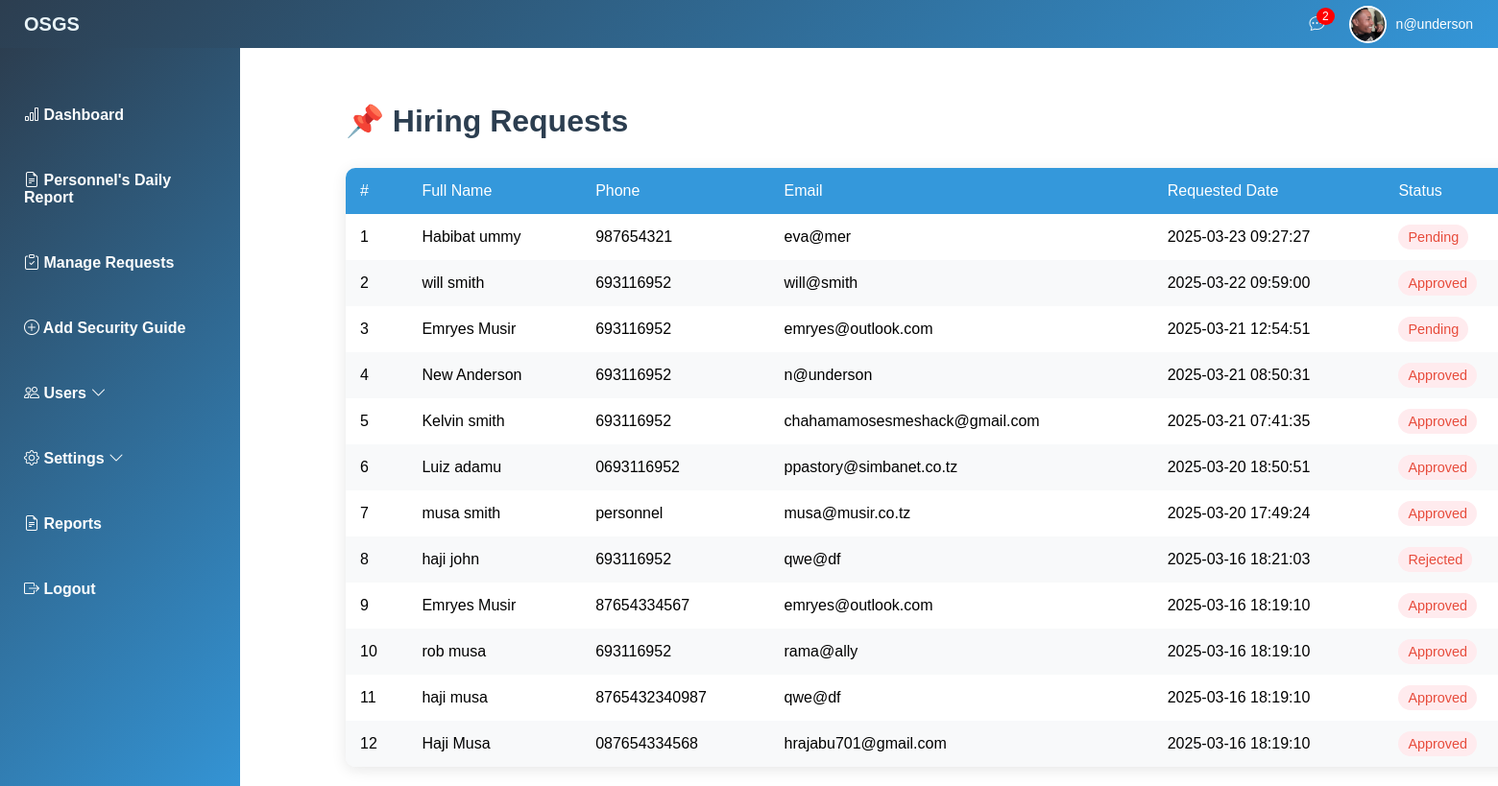
The app's page /admin/hiring_request.php (signed in) with its own data.
### tables this page shows
CREATE TABLE `hiring_requests` (
  `BookingNumber` int(20) NOT NULL,
  `id` int(11) NOT NULL,
  `first_name` varchar(100) DEFAULT NULL,
  `last_name` varchar(100) DEFAULT NULL,
  `email` varchar(100) DEFAULT NULL,
  `phone` varchar(20) DEFAULT NULL,
  `requirement_number` int(11) DEFAULT NULL,
  `shift` varchar(50) DEFAULT NULL,
  `gender` varchar(20) DEFAULT NULL,
  `address` text DEFAULT NULL,
  `created_at` timestamp NOT NULL DEFAULT current_timestamp(),
  `requested_date` timestamp NOT NULL DEFAULT current_timestamp(),
  `status` enum('Pending','Approved','Rejected') DEFAULT 'Pending',
  `role` varchar(22) NOT NULL DEFAULT 'personnel',
  `registration_date` date DEFAULT NULL,
  `id_type` varchar(50) DEFAULT NULL,
  `id_number` varchar(50) DEFAULT NULL,
  `id_image` varchar(255) DEFAULT NULL,
  `password` varchar(255) DEFAULT NULL,
  `first_login` tinyint(1) DEFAULT 1,
  `token_display` varchar(255) NOT NULL
);

### admin/hiring_request.php (the view, shortened to what this page needs)
<?php include 'header.php'; ?>
<?php include '../db_connection.php'; ?>
    <h2 class="page-title">📌 Hiring Requests</h2>
    <div class="request-table">
        <div class="table-container">
            <table>
                <thead>
                    <tr>
                        <th>#</th>
                        <th>Full Name</th>
                        <th>Phone</th>
                        <th>Email</th>
                        <th>Requested Date</th>
                        <th>Status</th>
                    </tr>
                </thead>
                <tbody>
                    <?php
                    $sql = "SELECT id, CONCAT(first_name, ' ', last_name) AS fullname, phone, email, requested_date, status FROM hiring_requests ORDER BY requested_date DESC";
                    $result = mysqli_query($conn, $sql);
                    $count = 1;
                    while ($row = mysqli_fetch_assoc($result)) {
                        $status_class = ($row['status'] == 'pending') ? 'pending' :
                                        (($row['status'] == 'approved') ? 'approved' : 'rejected');
                        echo "<tr>
                                <td>{$count}</td>
                                <td>{$row['fullname']}</td>
                                <td>{$row['phone']}</td>
                                <td>{$row['email']}</td>
                                <td>{$row['requested_date']}</td>
                                <td><span class='status {$status_class}'>{$row['status']}</span></td>
                                <td>
                                    <a href='approve_request.php?id={$row['id']}' class='btn approve'>Approve</a>
                                    <a href='reject_request.php?id={$row['id']}' class='btn reject'>Reject</a>
                                </td>
                              </tr>";
                        $count++;
                    }
                    ?>
                </tbody>
            </table>
        </div>
    </div>
<?php include 'footer.php'; ?>

### admin/header.php (shortened to what this page needs)
<?php
include '../db_connection.php';
$userId = $_SESSION['user_id'];
$stmt = $conn->prepare("SELECT email, id_image FROM hiring_requests WHERE id = ?");
$stmt->bind_param("i", $userId);
$stmt->execute();
$result = $stmt->get_result();
$user = $result->fetch_assoc();
$profileImage = !empty($user['id_image']) ? $user['id_image'] : "default-avatar.jpg";
$pendingStmt = $conn->prepare("SELECT COUNT(*) as pending_count FROM hiring_requests WHERE status = 'pending'");
$pendingStmt->execute();
$pendingResult = $pendingStmt->get_result();
$pendingRequests = $pendingResult->fetch_assoc()['pending_count'];
?>
<!DOCTYPE html>
<html lang="en">
<head>
    <link rel="stylesheet" href="styles.css">
    <link rel="stylesheet" href="https://cdnjs.cloudflare.com/ajax/libs/font-awesome/6.0.0/css/all.min.css">
    <link rel="stylesheet" href="https://cdn.jsdelivr.net/npm/bootstrap-icons/font/bootstrap-icons.css">
</head>
<body>
<header class="admin-header">
    <span class="logo">OSGS</span>
    <div class="header-right">
        <div class="notification-icon">
            <i class="bi bi-chat-dots"></i>
            <span class="badge"><?php echo $pendingRequests; ?></span>
        </div>
        <div class="user-profile">
            <img src="<?php echo $profileImage; ?>" alt="User" class="user-image">
            <span class="user-email"><?php echo htmlspecialchars($user['email']); ?></span>
        </div>
    </div>
</header>
<nav class="admin-sidebar">
<ul>
        <li><a href="dashboard.php"><i class="bi bi-bar-chart"></i> Dashboard</a></li>
        <li><a href="daily_report.php"><i class="bi bi-file-earmark-text"></i>  Personnel's Daily Report</a></li>
        <li><a href="hiring_request.php"><i class="bi bi-clipboard-check"></i> Manage Requests</a></li>
        <li><a href="add_security_guide.php"><i class="bi bi-plus-circle"></i> Add Security Guide</a></li>
        <li>
            <a href="#"><i class="bi bi-people"></i> Users <i class="bi bi-chevron-down"></i></a>
        </li>
        <li>
            <a href="#"><i class="bi bi-gear"></i> Settings <i class="bi bi-chevron-down"></i></a>
        </li>
        <li><a href="reports.php"><i class="bi bi-file-earmark-text"></i> Reports</a></li>
        <li><a href="logout.php"><i class="bi bi-box-arrow-right"></i> Logout</a></li>
    </ul>
</nav>
<div class="admin-content">

### admin/styles.css (style rules this page uses)
body { margin: 0; padding: 0; font-family: Arial, sans-serif; display: flex; }
.logo { font-size: 20px; font-weight: bold; }
.admin-header { background: linear-gradient(135deg, #2c3e50 0%, #3498db 100%); color: rgb(233, 244, 248); display: flex; align-items: center; padding: 15px; position: fixed; width: 100%; height: 20px; top: 0; left: 0; z-index: 1000; }
.logo { font-size: 20px; font-weight: bold; margin-left: 10px; }
.header-right { display: flex; align-items: center; gap: 25px; margin-left: auto; }
.notification-icon { position: relative; cursor: pointer; }
.badge { position: absolute; top: -8px; right: -10px; background: red; color: white; border-radius: 50%; padding: 2px 6px; font-size: 12px; }
.user-profile { display: flex; align-items: center; gap: 10px; }
.user-image { width: 35px; height: 35px; border-radius: 50%; object-fit: cover; border: 2px solid white; }
.user-email { color: white; font-size: 14px; }
.admin-sidebar { width: 250px; height: 100vh; background: linear-gradient(135deg, #2c3e50 0%, #3498db 100%); color: #fff; position: fixed; left: 0; top: 50px; padding-top: 20px; transition: 0.3s; z-index: 999; overflow-y: auto; }
.admin-sidebar ul { list-style: none; padding: 0; }
.admin-sidebar ul li { padding: 15px; }
.admin-sidebar ul li a { color: rgb(252, 253, 253); text-decoration: none; font-weight: bolder; display: block; padding: 10px; }
.admin-content { margin-left: 250px; padding: 20px; margin-top: 60px; transition: 0.3s; }

### admin/hiring_request.php (style rules this page uses)
.page-title { color: #2c3e50; margin-bottom: 30px; font-size: 2em; display: flex; align-items: center; gap: 10px; }
.table-container { width: 100%; -webkit-overflow-scrolling: touch; }
table { width: 100%; min-width: 1500px; }
.request-table { background: white; border-radius: 10px; overflow: hidden; box-shadow: 0 3px 15px rgba(0,0,0,0.1); }
table { width: 100%; border-collapse: collapse; }
th, td { padding: 15px; text-align: left; }
th { background:#3498db; color: white; font-weight: 500; }
tr:nth-child(even) { background: #f8f9fa; }
.status { padding: 5px 10px; border-radius: 15px; font-size: 0.9em; font-weight: 500; text-transform: capitalize; }
.status.rejected { background: #ffebee; color: #e74c3c; }
@media (min-width: 1024px) { .request-table, .page-title { margin-left:6%; } }

### records on screen
hiring_requests: id_image (picture), email "n@underson", fullname "New Anderson", phone "693116952", requested_date "2025-03-21 08:50:31", status "Approved"
hiring_requests: fullname "Habibat ummy", phone "987654321", email "eva@mer", requested_date "2025-03-23 09:27:27", status "Pending"
hiring_requests: fullname "will smith", phone "693116952", email "will@smith", requested_date "2025-03-22 09:59:00", status "Approved"
hiring_requests: fullname "Emryes Musir", phone "693116952", email "emryes@outlook.com", requested_date "2025-03-21 12:54:51", status "Pending"
hiring_requests: fullname "Kelvin smith", phone "693116952", email "chahamamosesmeshack@gmail.com", requested_date "2025-03-21 07:41:35", status "Approved"
hiring_requests: fullname "Luiz adamu", phone "0693116952", email "ppastory@simbanet.co.tz", requested_date "2025-03-20 18:50:51", status "Approved"
hiring_requests: fullname "musa smith", phone "personnel", email "musa@musir.co.tz", requested_date "2025-03-20 17:49:24", status "Approved"
hiring_requests: fullname "haji john", phone "693116952", email "qwe@df", requested_date "2025-03-16 18:21:03", status "Rejected"
hiring_requests: fullname "Emryes Musir", phone "87654334567", email "emryes@outlook.com", requested_date "2025-03-16 18:19:10", status "Approved"
hiring_requests: fullname "rob musa", phone "693116952", email "rama@ally", requested_date "2025-03-16 18:19:10", status "Approved"
hiring_requests: fullname "haji musa", phone "8765432340987", email "qwe@df", requested_date "2025-03-16 18:19:10", status "Approved"
hiring_requests: fullname "Haji Musa", phone "087654334568", email "hrajabu701@gmail.com", requested_date "2025-03-16 18:19:10", status "Approved"

### other values on screen
$pendingRequests "2"
